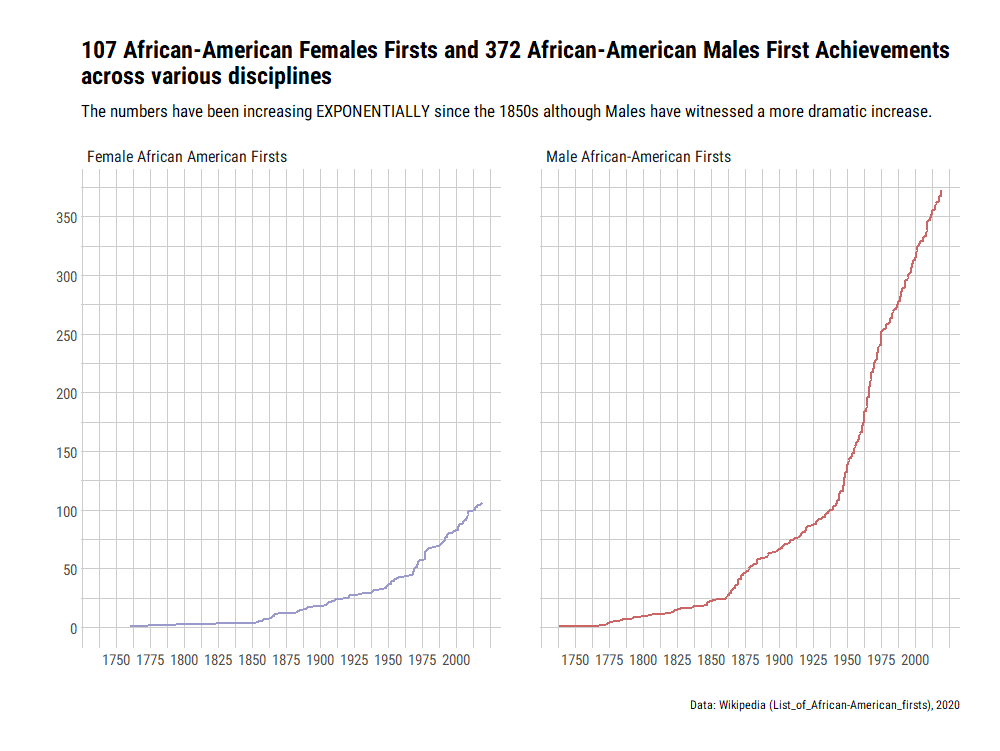

The R source for this figure:
#===================================================================================================================
# Author: Aloysius Ong
# Dataset: #tidytuesday - African-American Achievements
# Purpose: Visualization 
#===================================================================================================================

setwd("C:/Users/User/Desktop")

library(dplyr)
library(ggcharts)
library(hrbrthemes)
library(viridis)
library(extrafont)
library(forcats)
library(gghighlight)
library(dplyr)
library(tibble)
library(ggThemeAssist)
library(data.table)
library(tidyverse)
library(rvest)
library(ggridges)
library(lubridate)
library(scales)
library(ggridges)
library(tidytext)
library(tidyverse)
library(dplyr)
library(debugr)
library(textdata)
library(stringr)
library(tm)
library(SnowballC)
library(wordcloud)
library(RColorBrewer)
library(tomtom)
library(colorspace)

#---- Cleaning Data ----
# URL 1
url_science <- "https://en.wikipedia.org/wiki/List_of_African-American_inventors_and_scientists"

raw_html_sci <- read_html(url_science)

get_source <- function(x){
  raw_html_sci %>% 
    html_nodes("tbody") %>% 
    .[[2]] %>% 
    html_nodes(glue::glue("tr:nth-child({x})")) %>% 
    html_nodes("td:nth-child(1) > a") %>% 
    html_attr("href")
}

raw_sci_tab <- raw_html_sci %>% 
  html_table() %>% 
  .[[2]] %>% 
  janitor::clean_names() %>% 
  as_tibble() %>% 
  mutate(links = map(row_number(), get_source))

clean_sci <- raw_sci_tab %>% 
  mutate(references = str_replace_all(references, "\\]", ","),
         references = str_remove_all(references, "\\[")) %>% 
  unnest(links) %>% 
  mutate(links = paste0("https://en.wikipedia.org", links)) %>% 
  separate(years, into = c("birth", "death"), sep = "-") %>% 
  mutate_at(c("birth", "death"), as.integer) %>% 
  mutate(occupation_s = str_replace_all(occupation_s, ",", ";"))

clean_sci %>% 
  filter(str_detect(tolower(occupation_s), "statistician"))


sci_citations <- raw_html_sci %>% 
  html_node("#mw-content-text > div > div.reflist > div") %>% 
  html_nodes("li") %>% 
  html_text() %>% 
  str_remove("\\^ ") %>% 
  enframe() %>% 
  rename(citation_num = name, citation = value) %>% 
  mutate(citation = str_replace_all(citation, "\"", "'"),
         citation = str_remove_all(citation, "\\n"))

sci_citations

clean_sci %>%
  add_row(name = "Amos, Harold", birth = 1918, death = 2003, occupation_s = "Microbiologist",
    inventions_accomplishments = "First African-American department chair at Harvard Medical School",
    references = "6,", links = "https://en.wikipedia.org/wiki/Harold_Amos") %>% 
  write_csv(path = "science.csv")

science <- read_csv("science.csv")


# Firsts ------------------------------------------------------------------

first_url <- "https://en.wikipedia.org/wiki/List_of_African-American_firsts"

raw_first <- read_html(first_url)

get_year <- function(id_num) {
  raw_first %>% 
    html_nodes(glue::glue("#mw-content-text > div > h4:nth-child({id_num}) > span")) %>% 
    html_attr("id") %>% 
    .[!is.na(.)]
}

get_first <- function(id_num){
  raw_first %>% 
    html_nodes(glue::glue("#mw-content-text > div > ul:nth-child({id_num})")) %>% 
    html_text() %>% 
    str_split("\n")
}

tidyr::crossing(id_num = 9:389, count = 1:5)

raw_first_df <- tibble(id_num = 9:390) %>% 
  mutate(year = map(id_num, get_year),
         text = map(id_num, get_first))

clean_first <- raw_first_df %>% 
  mutate(year = as.integer(year)) %>% 
  fill(year) %>% 
  unnest(text) %>% 
  unnest(text) %>% 
  separate(text, into = c("role", "person"), sep = ": ") %>% 
  mutate(person = str_remove_all(person, "\\\\"),
         person = str_trim(person),
         role = str_replace(role, "African American", "African-American")) %>% 
  select(year, role, person)

clean_first %>% 
  group_by(year) %>% 
  summarize(n =n())

first_role <- function(category){
  str_detect(tolower(role), category)
}

edu <- paste0(c(
  "practice", "graduate", "learning", "college", "university", "medicine",
  "earn", "ph.d.", "professor", "teacher", "school", "nobel", "invent", "patent",
  "medicine", "degree", "doctor", "medical", "nurse", "physician", "m.d.", "b.a.", "b.s.", "m.b.a",
  "principal", "space", "astronaut"
), collapse = "|")

religion <- c("bishop", "rabbi", "minister", "church", "priest", "pastor", "missionary",
              "denomination", "jesus", "jesuits", "diocese", "buddhis") %>%
  paste0(collapse = "|")

politics <- c(
  "diplomat", "elected", "nominee", "supreme court", "legislature", "mayor", "governor",
  "vice President", "president", "representatives", "political", "department", "peace prize",
  "ambassador", "government", "white house", "postal", "federal", "union", "trade",
  "delegate", "alder", "solicitor", "senator", "intelligience", "combat", "commissioner",
  "state", "first lady", "cabinet", "advisor", "guard", "coast", "secretary", "senate",
  "house", "agency", "staff", "national committee"
) %>%
  paste0(collapse = "|")

sports <- c(
  "baseball", "football", "basketball", "hockey", "golf", "tennis",
  "championship", "boxing", "games", "medal", "game", "sport", "olympic", "nascar",
  "coach", "trophy", "nba", "nhl", "nfl", "mlb", "stanley cup", "jockey", "pga",
  "race", "driver", "ufc", "champion"
) %>%
  paste0(collapse = "|")

military <- c(
  "serve", "military", "enlist", "officer", "army", "marine", "naval",
  "officer", "captain", "command", "admiral", "prison", "navy", "general",
  "force"
) %>%
  paste0(collapse = "|")

law <- c("american bar", "lawyer", "police", "judge", "attorney", "law", 
         "agent", "fbi") %>%
  paste0(collapse = "|")

arts <- c(
  "opera", "sing", "perform", "music", "billboard", "oscar", "television",
  "movie", "network", "tony award", "paint", "author", "book", "academy award", "curator",
  "director", "publish", "novel", "grammy", "emmy", "smithsonian",
  "conduct", "picture", "pulitzer", "channel", "villain", "cartoon", "tv", "golden globe",
  "comic", "magazine", "superhero", "pulitzer", "dancer", "opry", "rock and roll", "radio",
  "record") %>%
  paste0(collapse = "|")

social <- c("community", "freemasons", "vote", "voting", "rights", "signature", 
            "royal", "ceo", "community", "movement", "invited", "greek", "million",
            "billion", "attendant", "chess", "pilot", "playboy", "own", "daughter",
            "coin", "dollar", "stamp", "niagara",
            "stock", "north pole", "reporter", "sail around the world", "press", "miss ",
            "everest")  %>%
  paste0(collapse = "|")

first_df <- clean_first %>% 
  mutate(gender = if_else(str_detect(role, "woman|Woman|her|she|female"), 
                          "Female African American Firsts", "African-American Firsts"),
         role = str_remove_all(role, "\""),
         person = str_remove_all(person, "\""),
         category = case_when(
           str_detect(tolower(role), military) ~ "Military",
           str_detect(tolower(role), law) ~ "Law",
           str_detect(tolower(role), arts) ~ "Arts & Entertainment",
           str_detect(tolower(role), social) ~ "Social & Jobs",
           str_detect(tolower(role), religion) ~ "Religion",
           str_detect(tolower(role), edu) ~ "Education & Science",
           str_detect(tolower(role), politics) ~ "Politics",
           str_detect(tolower(role), sports) ~ "Sports",
           TRUE ~ NA_character_
         )) %>% 
  rename(accomplishment = role)

first_df %>% write_csv(path = "firsts.csv")

firsts <- read_csv("firsts.csv")

plot_ex <- first_df %>% 
  mutate(n = 1) %>% 
  group_by(category) %>% 
  mutate(roll_n = cumsum(n)) %>% 
  ggplot(aes(x = year, y = roll_n, color = category)) +
  geom_step(size = 1) +
  theme(legend.position = "top") +
  tomtom::theme_tomtom() +
  scale_y_continuous(breaks = scales::pretty_breaks(n = 6)) +
  scale_x_continuous(breaks = seq(1750, 2020, 25)) +
  geom_hline(yintercept = 0, size = 1, color = "black") +
  labs(x = "", y = "",
       title = "Cumulative African-Americans firsts over time",
       subtitle = "479 'Firsts' of African-Americans breaking the color barrier across a wide range of topics",
       caption = "Data: wikipedia.org/wiki/List_of_African-American_firsts")

ggsave("pic2.png", plot_ex, height = 8, width = 14, units = "in", dpi = "retina")

#---- Making Viz ----

glimpse(firsts)

firsts  %>% 
  group_by(year,gender) %>% 
  count(gender) %>% 
  mutate(roll_n = cumsum(n)) %>%
  ggplot(aes(x = year, y = n, fill=gender)) +
  geom_bar(stat = "identity", width = 5) +
  facet_wrap(~ gender, ncol=2) +
  scale_y_continuous(breaks = scales::pretty_breaks(n = 6)) +
  scale_x_continuous(breaks = seq(1750, 2020, 25)) +
  theme(legend.position = "bottom") +
  scale_fill_viridis(discrete=TRUE, guide=FALSE, option="D") +
  theme_ipsum_rc()

firsts  %>% 
  group_by(year,gender) %>% 
  count(person)

table(firsts$gender)

firsts  %>% 
  group_by(year,gender) %>% 
  count(gender) %>% 
  mutate(roll_n = cumsum(n)) %>% 
  ggplot(aes(x = year, y = n, fill=gender)) +
  geom_area( fill="#69b3a2", alpha=0.4) +
  geom_line(color="#69b3a2", size=2) +
  facet_wrap(~ gender, ncol=2) +
  scale_y_continuous(breaks = scales::pretty_breaks(n = 6)) +
  scale_x_continuous(breaks = seq(1750, 2020, 25)) +
  theme(legend.position = "bottom") +
  scale_fill_viridis(discrete=TRUE, guide=FALSE, option="D") +
  theme_ipsum_rc()

glimpse(firsts)

firsts$gender[which(firsts$gender == "African-American Firsts")] <- "Male African-American Firsts"

firsts %>% 
  mutate(n = 1) %>% 
  group_by(gender) %>%
  mutate(roll_n = cumsum(n)) %>% 
  ggplot(aes(x = year, y = roll_n, color = gender)) +
  geom_line(size=1) +
  facet_wrap(~ gender, ncol=2) +
  scale_color_manual(values=c("#9999CC","#CC6666")) +
  theme_ipsum_rc() +
  scale_y_continuous(breaks = scales::pretty_breaks(n = 6)) +
  scale_x_continuous(breaks = seq(1750, 2020, 25)) +
  theme(legend.position = "none") +
  labs(x = "", y = "",
       title = "107 African-American Females Firsts and 372 African-American Males First Achievements\nacross various disciplines",
       subtitle = "The numbers have been increasing EXPONENTIALLY since the 1850s although Males have witnessed a more dramatic increase.",
       caption = "Data: Wikipedia (List_of_African-American_firsts), 2020")


#---- Looking at Science Dataset ----

table(science$inventions_accomplishments)

science_accomplishments <- Corpus(VectorSource(science$inventions_accomplishments))


science_accomplishmentsClean<-tm_map(science_accomplishments, PlainTextDocument)
science_accomplishmentsClean<-tm_map(science_accomplishments,tolower)
science_accomplishmentsClean<-tm_map(science_accomplishmentsClean,removeNumbers)
science_accomplishmentsClean<-tm_map(science_accomplishmentsClean,removeWords,stopwords("english"))
science_accomplishmentsClean<-tm_map(science_accomplishmentsClean,removePunctuation)
science_accomplishmentsClean<-tm_map(science_accomplishmentsClean,stripWhitespace)
science_accomplishmentsClean<-tm_map(science_accomplishmentsClean,stemDocument)

system.time(wordcloud(words = science_accomplishmentsClean, min.freq = 2,
                      max.words=200, random.order=FALSE, 
                      rot.per=0.35, 
                      colors=brewer.pal(8, "Set2")))

class(science_accomplishmentsClean)

science_accomplishmentsClean

dtm <- TermDocumentMatrix(science_accomplishmentsClean)
m <- as.matrix(dtm)
v <- sort(rowSums(m),decreasing=TRUE)
d <- data.frame(word = names(v),freq=v)
head(d, 10)

d

d %>%
  filter(freq > 5) %>%
bar_chart(word, freq, 
          highlight = c("first", "univers", "research"), 
          sort = TRUE, limit = 20) + 
  theme_ft_rc() +
  theme(legend.position="none") +
  theme(panel.grid.major.y = element_blank()) +
  labs(title="Scientific Achievements of African-Americans",
       subtitle = "They were some of the pioneers of inventions and theories, having worked mostly with universities and researchers.",
       caption="Source: Wikipedia, 2020", 
       x = "Word",
       y = "Frequency") 
